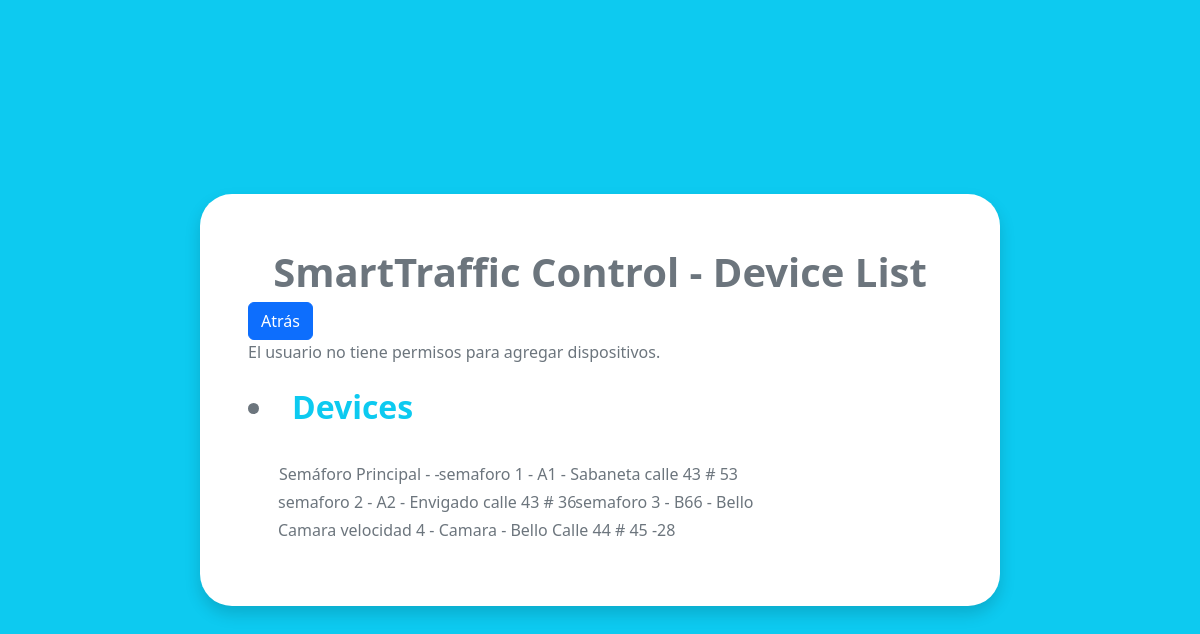
The app's page /traffic/devices/, older data.
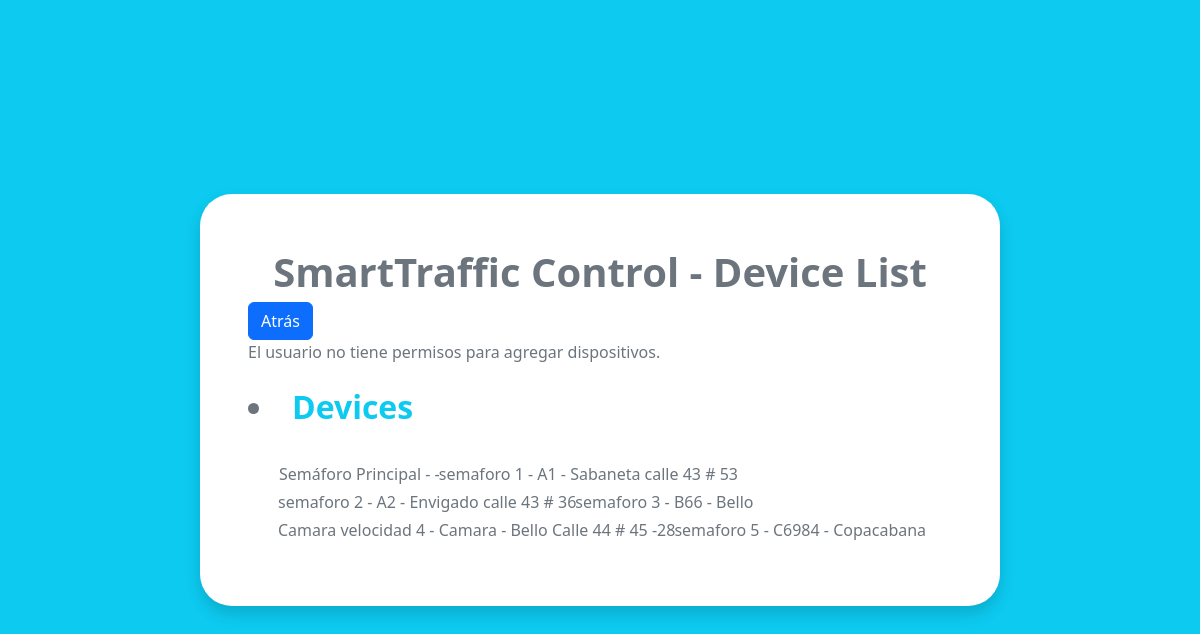
The same page, newer data.
### traffic/models.py (models this page shows, shortened)
class Device(models.Model):
    name = models.CharField(max_length=255)
    type = models.CharField(max_length=255)
    location = models.CharField(max_length=255)
    virtual_device = models.OneToOneField('VirtualDevice', null=True, blank=True, on_delete=models.CASCADE)

### traffic/views.py (the view)
# urls.py: path('devices/', device_list, name='device_list'),
def device_list(request):
    devices = Device.objects.all()
    if request.user.has_perm('traffic.add_device'):
        print(f"User {request.user.email} has the 'add_device' permission.")
        if request.method == 'POST':
            form = DeviceForm(request.POST)
            if form.is_valid():
                form.save()
                return redirect('device_list')
        else:
            form = DeviceForm()
    else:
        form = None
    return render(request, 'traffic/device_list.html', {'devices': devices, 'form': form})

### traffic/templates/traffic/device_list.html (shortened to what this page needs)
<!DOCTYPE html>
<html lang="en">
<head>
  <link
    href="https://cdn.jsdelivr.net/npm/bootstrap@5.2.0/dist/css/bootstrap.min.css"
    rel="stylesheet"
  />
</head>
<body class="bg-info d-flex justify-content-center align-items-center vh-100">
    <div class="bg-white p-5 rounded-5 text-secondary shadow" style="width: 50rem">
        <div class="text-center fs-1 fw-bold">SmartTraffic Control - Device List</div>
        <a href="{% url 'index' %}"><button class="btn btn-primary" data-bs-toggle="button" autocomplete="off">Atrás</button></a>
        {% if perms.traffic.add_device %}
        <form method="post" class="mt-4">
            {% csrf_token %}
            {{ form.as_p }}
            <button type="submit" class="btn btn-success">Agregar Dispositivo</button>
        </form>
        {% else %}
        <p>El usuario no tiene permisos para agregar dispositivos.</p>
         {% endif %}
        <div class="input-group mt-4">
            <h2><li><a href="{% url 'device_list' %}" class="text-decoration-none text-info fw-semibold">Devices</a></li></h2>
            <ul class="input-group mt-4">
                {% for device in devices %}
                    <li class="d-flex gap-1 justify-content-center mt-1">{{ device.name }} - {{ device.type }} - {{ device.location }}</li>
                {% endfor %}
            </ul>
        </div>
    </div>
</body>
</html>

Row changes from the older to the newer data that the page shows:
added Device: name "semaforo 5", type "C6984", location "Copacabana"
